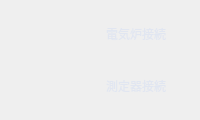
           <widget class="QFrame" name="frame_3">
            <property name="minimumSize">
             <size>
              <width>0</width>
              <height>120</height>
             </size>
            </property>
            <property name="maximumSize">
             <size>
              <width>16777215</width>
              <height>120</height>
             </size>
            </property>
            <property name="styleSheet">
             <string notr="true">border:none</string>
            </property>
            <property name="frameShape">
             <enum>QFrame::StyledPanel</enum>
            </property>
            <property name="frameShadow">
             <enum>QFrame::Raised</enum>
            </property>
            <layout class="QGridLayout" name="gridLayout_10">
             <item row="1" column="0">
              <widget class="QFrame" name="frame_42">
               <property name="frameShape">
                <enum>QFrame::StyledPanel</enum>
               </property>
               <property name="frameShadow">
                <enum>QFrame::Raised</enum>
               </property>
               <layout class="QGridLayout" name="gridLayout_28"/>
              </widget>
             </item>
             <item row="0" column="0">
              <widget class="QFrame" name="frame_15">
               <property name="frameShape">
                <enum>QFrame::StyledPanel</enum>
               </property>
               <property name="frameShadow">
                <enum>QFrame::Raised</enum>
               </property>
               <layout class="QGridLayout" name="gridLayout_27"/>
              </widget>
             </item>
             <item row="0" column="1">
              <widget class="QLabel" name="label_46">
               <property name="styleSheet">
                <string notr="true">font: 22px &quot;游ゴシック&quot;;
color: rgb(225, 230, 241);
padding-right:5px;</string>
               </property>
               <property name="text">
                <string>電気炉接続</string>
               </property>
              </widget>
             </item>
             <item row="1" column="1">
              <widget class="QLabel" name="label_47">
               <property name="styleSheet">
                <string notr="true">font: 22px &quot;游ゴシック&quot;;
color: rgb(225, 230, 241);
padding-right:5px;</string>
               </property>
               <property name="text">
                <string>測定器接続</string>
               </property>
              </widget>
             </item>
            </layout>
           </widget>
